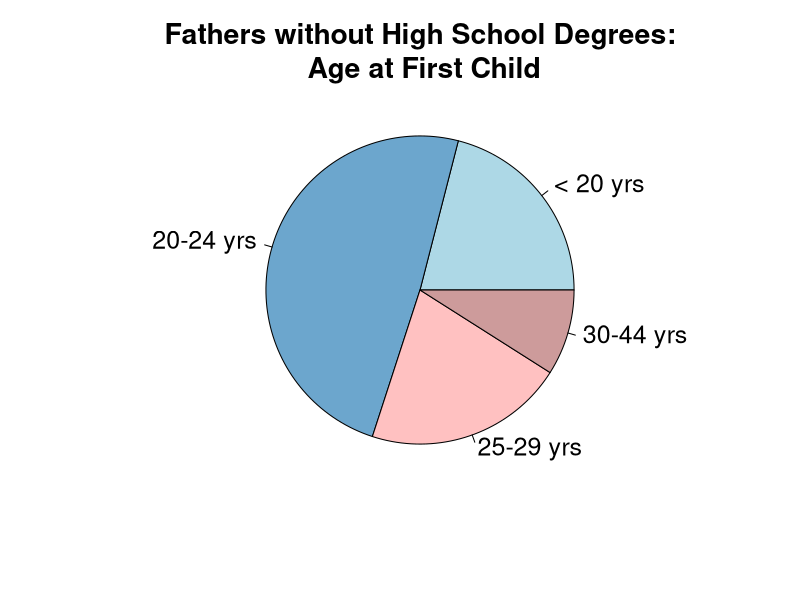

This chart was generated by the following R code:
## ----pie, fig.width = 7, fig.height = 5-------
data <- read.table ("fathers.txt")
colors4 <- c("lightblue", "skyblue3", "rosybrown1",
             "rosybrown3")
pie(data[,"NOHSDEG"], labels = data$AGE, col = colors4,
    cex = 1.5)
mtext(paste("Fathers without High School Degrees:\n",
              "Age at First Child"), side = 3,
      cex = 1.7, font = 2)

